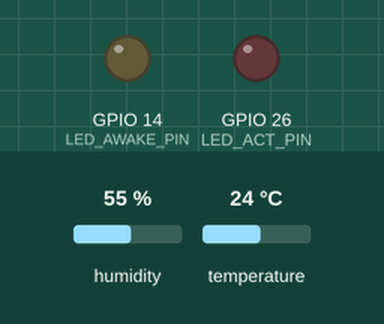
A sketch run on a simulated ESP32. On the bench: output pins drawn as LEDs (lit = HIGH). The test bench sets the inputs (shaded band); at power-on: humidity 55 %, temperature 24 °C. What the sketch prints to the serial monitor is not drawn. At 4.2 s the program puts the board to deep sleep or switches it off; the recording ends there.

Above: at 0.3 s.
Timing chart, 0 to 1.8 s (numbered marks = the images above):
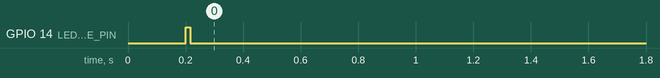

Measured:
- by itself, GPIO 14 (LED_AWAKE_PIN): HIGH → LOW at 0.22 s

The sketch:

main.ino
```cpp
#include <Arduino.h>
#include <esp_sleep.h>
#include <DHT.h>

#define DHT_PIN               15
#define DHT_TYPE              DHT22
#define LED_AWAKE_PIN         14
#define LED_ACT_PIN           26

#define BUFFER_CAPACITY       10
#define SLEEP_INTERVAL_MS     4000
#define REAL_DEEP_SLEEP_MS    100
#define DHT_RETRY_DELAY_MS    100

struct Reading {
    uint32_t timestampMs;
    float    temperatureC;
    float    humidityPct;
};

DHT dht(DHT_PIN, DHT_TYPE);

RTC_DATA_ATTR static Reading  buffer[BUFFER_CAPACITY];
RTC_DATA_ATTR static uint8_t  bufferCount      = 0;
RTC_DATA_ATTR static uint32_t totalReadings    = 0;
RTC_DATA_ATTR static uint32_t dumpsCompleted   = 0;
RTC_DATA_ATTR static uint32_t bootCount        = 0;
RTC_DATA_ATTR static uint32_t accumulatedMs    = 0;

static bool readDht(float& outT, float& outH) {
    outT = dht.readTemperature();
    outH = dht.readHumidity();
    if (!isnan(outT) && !isnan(outH)) return true;

    delay(DHT_RETRY_DELAY_MS);
    outT = dht.readTemperature();
    outH = dht.readHumidity();
    return !isnan(outT) && !isnan(outH);
}

static void dumpAndReset() {
    Serial.println();
    Serial.println("============================== SPREMNIK PUN -> ANALIZA ZAPISA ==============================");

    // Tra enje min i max indeksa
    uint8_t minT = 0, maxT = 0, minH = 0, maxH = 0;
    for (uint8_t i = 1; i < BUFFER_CAPACITY; i++) {
        if (buffer[i].temperatureC < buffer[minT].temperatureC) minT = i;
        if (buffer[i].temperatureC > buffer[maxT].temperatureC) maxT = i;
        if (buffer[i].humidityPct < buffer[minH].humidityPct) minH = i;
        if (buffer[i].humidityPct > buffer[maxH].humidityPct) maxH = i;
    }

    Serial.println(" zapis | vrijeme (ms) | temperatura (C) | vlaga (%) | Oznake ekstrema       ");
    Serial.println("-------+--------------+-----------------+-----------+-----------------------");
    for (uint8_t i = 0; i < BUFFER_CAPACITY; i++) {
        String flags = "";
        if (i == maxT) flags += "[MAX TEMP] ";
        if (i == minT) flags += "[MIN TEMP] ";
        if (i == maxH) flags += "[MAX VLAGA] ";
        if (i == minH) flags += "[MIN VLAGA] ";

        Serial.printf(" %5u | %12u | %15.1f | %9.1f | %s\r\n",
                      (unsigned)(i+1),
                      (unsigned)buffer[i].timestampMs,
                      buffer[i].temperatureC,
                      buffer[i].humidityPct,
                      flags.c_str());
    }
    dumpsCompleted++;
    Serial.printf(" Ukupno mjerenja otkad je upaljen: %u   |   Praznjenja: %u\r\n",
                  (unsigned)totalReadings, (unsigned)dumpsCompleted);
    Serial.println("============================================================================================");
    Serial.println();
    bufferCount = 0;
}

static void performReading() {
    digitalWrite(LED_ACT_PIN, HIGH);

    float t, h;
    bool success = readDht(t, h);

    if (!success) {
        Serial.println("[ERROR] Ne mogu ocitati DHT22 senzor!");
    } else {
        buffer[bufferCount].timestampMs  = accumulatedMs;
        buffer[bufferCount].temperatureC = t;
        buffer[bufferCount].humidityPct  = h;
        bufferCount++;
        totalReadings++;

        // Formatiran ispis umjesto Bencicevog
        Serial.printf("[Zapis %d/10] -> Temp: %.1f C | Vlaga: %.1f %%\r\n", bufferCount, t, h);

        if (bufferCount >= BUFFER_CAPACITY) {
            dumpAndReset();
        }
    }

    digitalWrite(LED_ACT_PIN, LOW);
}

static void emulatedSleep(uint32_t ms) {
    Serial.flush();
    digitalWrite(LED_AWAKE_PIN, LOW);
    delay(ms);   // Wokwi simulirano spavanje da se vizualno vidi na ekranu bez crasha
    digitalWrite(LED_AWAKE_PIN, HIGH);
}

void setup() {
    Serial.begin(115200);
    delay(200);

    bootCount++;
    const esp_sleep_wakeup_cause_t cause = esp_sleep_get_wakeup_cause();
    const bool fromDeepSleep = (cause == ESP_SLEEP_WAKEUP_TIMER);

    pinMode(LED_AWAKE_PIN, OUTPUT);
    pinMode(LED_ACT_PIN,   OUTPUT);
    digitalWrite(LED_AWAKE_PIN, HIGH);
    digitalWrite(LED_ACT_PIN,   LOW);

    dht.begin();

    if (!fromDeepSleep) {
        accumulatedMs = 0;
        Serial.println("");
        Serial.println("=====================================================================");
        Serial.println(" Datalogger Pokrenut (Prvo paljenje)");
        Serial.println("=====================================================================");
    }
}

void loop() {
    performReading();
    emulatedSleep(SLEEP_INTERVAL_MS);

    accumulatedMs += SLEEP_INTERVAL_MS + REAL_DEEP_SLEEP_MS;

    Serial.flush();
    digitalWrite(LED_AWAKE_PIN, LOW);

    esp_sleep_enable_timer_wakeup((uint64_t)REAL_DEEP_SLEEP_MS * 1000ULL);
    esp_deep_sleep_start();
}
```
